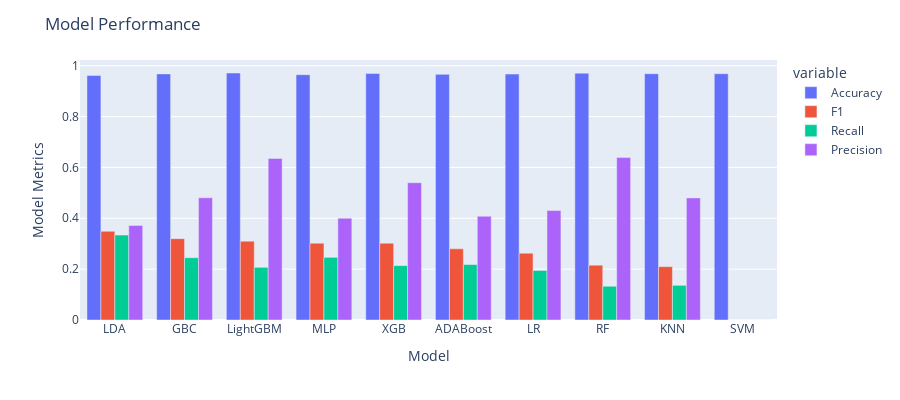

The notebook cell this image was saved under:
### Code cell
import plotly.express as px
df = px.data.tips()
fig = px.bar(result_df, x="Model", y=['Accuracy','F1','Recall','Precision'], barmode='group',
             height=400)

fig.update_yaxes(title_text="Model Metrics")
fig.update_layout(
    title_text="Model Performance"
)
fig.show()

### Figure 1 — Plotly figure (JSON) as saved in the notebook; plotly's stock layout.template omitted (floating-point values rounded to 4 significant figures)
{"data": [{"alignmentgroup": "True", "hovertemplate": "variable=Accuracy<br>Model=%{x}<br>value=%{y}<extra></extra>", "legendgroup": "Accuracy", "marker": {"color": "#636efa"}, "name": "Accuracy", "offsetgroup": "Accuracy", "orientation": "v", "showlegend": true, "textposition": "auto", "type": "bar", "x": ["LDA", "GBC", "LightGBM", "MLP", "XGB", "ADABoost", "LR", "RF", "KNN", "SVM"], "xaxis": "x", "y": [0.9621, 0.9679, 0.9714, 0.9648, 0.9698, 0.9661, 0.9672, 0.9709, 0.9687, 0.9687], "yaxis": "y"}, {"alignmentgroup": "True", "hovertemplate": "variable=F1<br>Model=%{x}<br>value=%{y}<extra></extra>", "legendgroup": "F1", "marker": {"color": "#EF553B"}, "name": "F1", "offsetgroup": "F1", "orientation": "v", "showlegend": true, "textposition": "auto", "type": "bar", "x": ["LDA", "GBC", "LightGBM", "MLP", "XGB", "ADABoost", "LR", "RF", "KNN", "SVM"], "xaxis": "x", "y": [0.3489, 0.32, 0.3101, 0.3022, 0.3022, 0.28, 0.2628, 0.2156, 0.2097, 0], "yaxis": "y"}, {"alignmentgroup": "True", "hovertemplate": "variable=Recall<br>Model=%{x}<br>value=%{y}<extra></extra>", "legendgroup": "Recall", "marker": {"color": "#00cc96"}, "name": "Recall", "offsetgroup": "Recall", "orientation": "v", "showlegend": true, "textposition": "auto", "type": "bar", "x": ["LDA", "GBC", "LightGBM", "MLP", "XGB", "ADABoost", "LR", "RF", "KNN", "SVM"], "xaxis": "x", "y": [0.3339, 0.2449, 0.2072, 0.2464, 0.2139, 0.2182, 0.1949, 0.1328, 0.1364, 0], "yaxis": "y"}, {"alignmentgroup": "True", "hovertemplate": "variable=Precision<br>Model=%{x}<br>value=%{y}<extra></extra>", "legendgroup": "Precision", "marker": {"color": "#ab63fa"}, "name": "Precision", "offsetgroup": "Precision", "orientation": "v", "showlegend": true, "textposition": "auto", "type": "bar", "x": ["LDA", "GBC", "LightGBM", "MLP", "XGB", "ADABoost", "LR", "RF", "KNN", "SVM"], "xaxis": "x", "y": [0.372, 0.4806, 0.6356, 0.4003, 0.54, 0.4081, 0.4304, 0.6389, 0.4803, 0], "yaxis": "y"}], "layout": {"barmode": "group", "height": 400, "legend": {"title": {"text": "variable"}, "tracegroupgap": 0}, "margin": {"t": 60}, "title": {"text": "Model Performance"}, "xaxis": {"anchor": "y", "domain": [0, 1], "title": {"text": "Model"}}, "yaxis": {"anchor": "x", "domain": [0, 1], "title": {"text": "Model Metrics"}}}}
